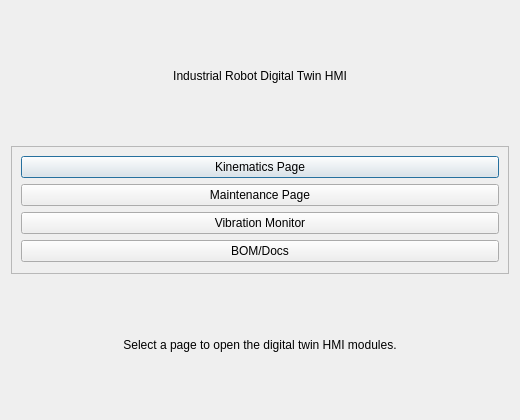
<?xml version="1.0" encoding="UTF-8"?>
<ui version="4.0">
 <class>DigitalTwinHmiDialog</class>
 <widget class="QDialog" name="DigitalTwinHmiDialog">
  <property name="geometry">
   <rect>
    <x>0</x>
    <y>0</y>
    <width>520</width>
    <height>420</height>
   </rect>
  </property>
  <property name="windowTitle">
   <string>Digital Twin HMI</string>
  </property>
  <layout class="QVBoxLayout" name="verticalLayout">
   <item>
    <widget class="QLabel" name="header_label">
     <property name="text">
      <string>Industrial Robot Digital Twin HMI</string>
     </property>
     <property name="alignment">
      <set>Qt::AlignCenter</set>
     </property>
     <property name="wordWrap">
      <bool>true</bool>
     </property>
    </widget>
   </item>
   <item>
    <widget class="QFrame" name="button_frame">
     <property name="frameShape">
      <enum>QFrame::StyledPanel</enum>
     </property>
     <layout class="QVBoxLayout" name="buttonLayout">
      <item>
       <widget class="QPushButton" name="kinematics_button">
        <property name="text">
         <string>Kinematics Page</string>
        </property>
       </widget>
      </item>
      <item>
       <widget class="QPushButton" name="maintenance_button">
        <property name="text">
         <string>Maintenance Page</string>
        </property>
       </widget>
      </item>
      <item>
       <widget class="QPushButton" name="vibration_button">
        <property name="text">
         <string>Vibration Monitor</string>
        </property>
       </widget>
      </item>
      <item>
       <widget class="QPushButton" name="documentation_button">
        <property name="text">
         <string>BOM/Docs</string>
        </property>
       </widget>
      </item>
     </layout>
    </widget>
   </item>
   <item>
    <widget class="QLabel" name="footer_label">
     <property name="text">
      <string>Select a page to open the digital twin HMI modules.</string>
     </property>
     <property name="alignment">
      <set>Qt::AlignCenter</set>
     </property>
    </widget>
   </item>
  </layout>
 </widget>
 <resources/>
 <connections/>
</ui>
